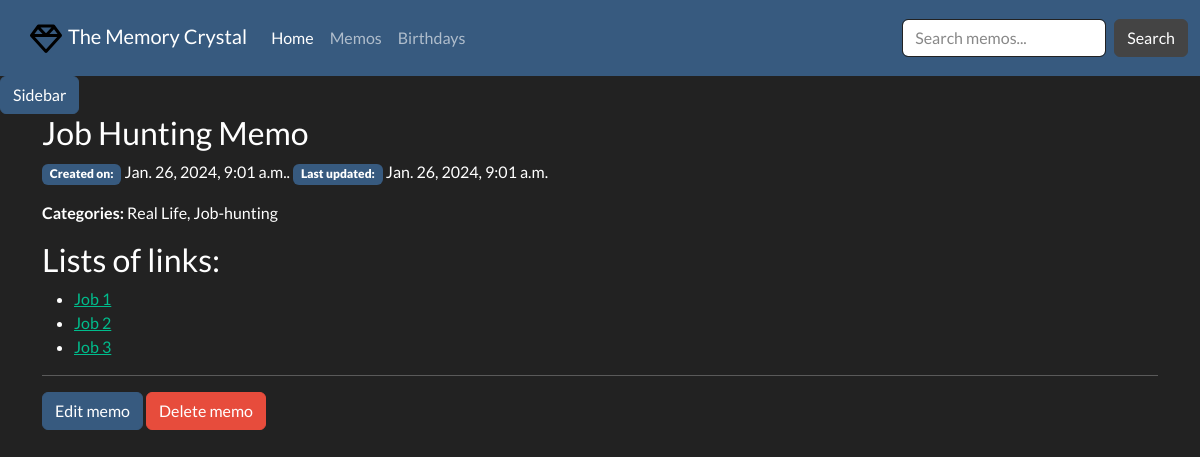
Page /notes/memo/job-huntinnone on the committed database.
### memory_crystal/models.py (models this page shows, shortened)
class Memo(models.Model):
    pub_date = models.DateTimeField(auto_now_add=True, verbose_name='Date created')
    last_modified = models.DateTimeField(auto_now=True, verbose_name='Last modified')
    slug = models.SlugField(max_length=20, unique=True, blank=True, null=True)
    title = models.CharField(max_length=100, unique=True)
    content = HTMLField()
    category = models.ManyToManyField('Category', related_name='memos', help_text='Memo categories', blank=True)
    class Meta:
        ordering = ['last_modified', 'pub_date']
    @property
    def all_categories(self) -> str:
        return ', '.join(cat.name for cat in self.category.all())

class Category(models.Model):
    name = models.CharField(max_length=200, unique=True)
    memo = models.ManyToManyField(Memo, related_name='categories', blank=True)
    def __str__(self) -> str:
        return f'{self.name.title()}'
    class Meta:
        verbose_name_plural = 'Categories'

### memory_crystal/views.py (the view)
# urls.py: path('memo/<str:slug>', views.MemoDetailView.as_view(), name='memo-detail'),
class MemoDetailView(generic.DetailView):
    model = Memo
    template_name = 'memory_crystal/memo_detail.html'

### memory_crystal/templatetags/memo_extras.py (called while the page is built)
@register.inclusion_tag('memory_crystal/offcanvas.html')
def render_offcanvas():
    all_categories = Category.objects.all()
    return {'all_categories': all_categories}

### memory_crystal/templates/memory_crystal/memo_detail.html (shortened to what this page needs)
{% extends 'memory_crystal/base.html' %}
{% block content %}
<div class="container">
    <div class="row">
        <div class="col-12">
            <h3>{{ memo.title }}</h3>
            <p><span class="badge bg-primary"><b>Created on:</b></span> {{ memo.pub_date }}. <span class="badge bg-primary"><b>Last updated:</b></span> {{ memo.last_modified }}</p>
            <p><b>Categories:</b> {{ memo.all_categories }}</p>
            <p>{{ memo.content | safe}}</p>
            <hr>
        </div>
    </div>
    <div class="row">
        <div class="col-4">
            <a type="button" class="btn btn-primary" href="{% url 'memo-edit' memo.slug %}">Edit memo</a>
            <button type="button" class="btn btn-danger" data-bs-toggle="modal" data-bs-target="#delete-modal">Delete memo</button>
        </div>
    </div>
</div>
{% endblock %}

### rows in the picture
Memo: title "Job Hunting Memo", pub_date "Jan. 26, 2024, 9:01 a.m.", last_modified "Jan. 26, 2024, 9:01 a.m.", all_categories "Real Life, Job-hunting", content "Lists of links: Job 1 Job 2 Job 3"
